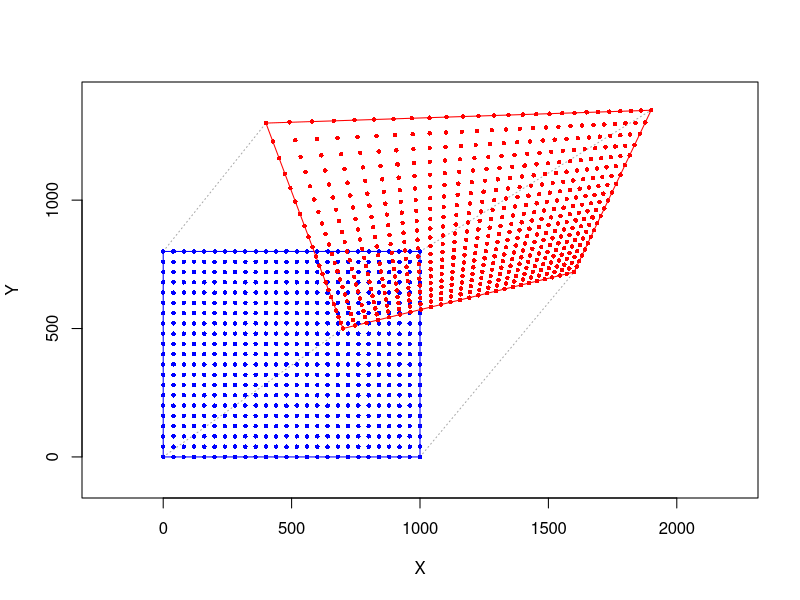

R code for this plot:
# Linear keystone distortion correction
# www.overfitting.net
# https://www.overfitting.net/


# Keystone correction equations:
# https://discorpy.readthedocs.io/en/latest/tutorials/methods.html
# "2.2.7. Calculating coefficients of a correction model for perspective distortion"

# Distorted reference points
xd=c(0, 1000, 1000, 0)
yd=c(0, 0, 800, 800)

# Undistorted points
xu=c(-100, 800, 1100, -400)+800
yu=c(-100, 120, 750, 700)+600


# Solve 8 equations linear system: A * k = b -> k = inv(A) * b
A=matrix(nrow=8, ncol=8)
A[1,]=c(xd[1], yd[1], 1, 0,     0,     0, -xd[1]*xu[1], -yd[1]*xu[1])
A[2,]=c(0,     0,     0, xd[1], yd[1], 1, -xd[1]*yu[1], -yd[1]*yu[1])
A[3,]=c(xd[2], yd[2], 1, 0,     0,     0, -xd[2]*xu[2], -yd[2]*xu[2])
A[4,]=c(0,     0,     0, xd[2], yd[2], 1, -xd[2]*yu[2], -yd[2]*yu[2])
A[5,]=c(xd[3], yd[3], 1, 0,     0,     0, -xd[3]*xu[3], -yd[3]*xu[3])
A[6,]=c(0,     0,     0, xd[3], yd[3], 1, -xd[3]*yu[3], -yd[3]*yu[3])
A[7,]=c(xd[4], yd[4], 1, 0,     0,     0, -xd[4]*xu[4], -yd[4]*xu[4])
A[8,]=c(0,     0,     0, xd[4], yd[4], 1, -xd[4]*yu[4], -yd[4]*yu[4])

b=as.matrix(c(xu[1], yu[1], xu[2], yu[2], xu[3], yu[3], xu[4], yu[4]))

k=solve(A, b)  # equivalent to solve(A) %*% b

# Undo distortion function
undo.keystone = function(xd, yd, k) {
    xu = (k[1]*xd+k[2]*yd+k[3]) / (k[7]*xd+k[8]*yd+1)
    yu = (k[4]*xd+k[5]*yd+k[6]) / (k[7]*xd+k[8]*yd+1)
    return(c(xu, yu))  # return pair (xu, yu)
}

# Check
for (i in 1:4) {
    print(undo.keystone(xd[i], yd[i], k))
}


# Plot
plot(c(xd, xd[1]), c(yd, yd[1]), type='l', col='blue', asp=1,
     xlab='X', ylab='Y', xlim=c(-100,2100), ylim=c(-100,1400))
lines(c(xu, xu[1]), c(yu, yu[1]), type='l', col='red')

for (i in 1:4) {
    lines(c(xd[i], xu[i]), c(yd[i], yu[i]), type='l', lty=3, col='darkgray')
}

# Grid
xdp=c()
ydp=c()
R=40
for (i in 0:25) {
    for (j in 0:20) {
        xdp=c(xdp, R*i)
        ydp=c(ydp, R*j)
    }
}
lines(xdp, ydp, type='p', col='blue', pch=16, cex=0.6)
for (i in 1:length(xdp)) {
    xuyu=undo.keystone(xdp[i], ydp[i], k)
    lines(xuyu[1], xuyu[2], type='p', col='red', pch=16, cex=0.6)
}
